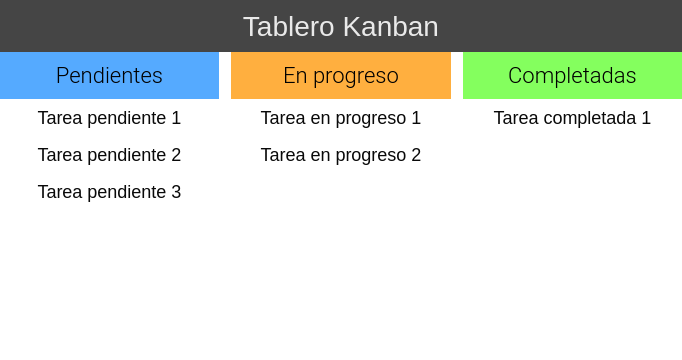
<?xml version="1.0" encoding="UTF-8"?>
<ui version="4.0">
 <class>MainWindow</class>
 <widget class="QMainWindow" name="MainWindow">
  <property name="geometry">
   <rect>
    <x>0</x>
    <y>0</y>
    <width>682</width>
    <height>360</height>
   </rect>
  </property>
  <property name="windowTitle">
   <string>Gestor de tareas Kanban</string>
  </property>
  <property name="styleSheet">
   <string notr="true">QMainWindow {
background-color: white;
}

QListWidget{
border: 0;
outline: 0;  /* Desactiva un outline dotted que hay por defecto*/
color: #090909;
font-size: 18px;
font-weight: 300;
background-color: white;
padding: 0px;
}

QLabel {
padding: 10px;
font-size: 22px;
font-weight: 300;
}

QListWidget::item { 
padding: 0px;
padding-top: 8px;
padding-bottom: 8px;
background-color: white;
}

QListWidget::item:hover {
padding: 0px;
background-color: rgb(255, 235, 12);
padding-top: 8px;
padding-bottom: 8px;
color: black;
}

QListWidget::item:selected {
padding: 0px;
padding-top: 8px;
padding-bottom: 8px;
color: black;
}

/* Items impares con fondo gris
QListWidget {
padding: 0px;
background-color: #DDDDDD;
padding-top: 8px;
padding-bottom: 8px;
color: black;
}*/</string>
  </property>
  <widget class="QWidget" name="centralwidget">
   <property name="styleSheet">
    <string notr="true"/>
   </property>
   <layout class="QGridLayout" name="gridLayout">
    <property name="leftMargin">
     <number>0</number>
    </property>
    <property name="topMargin">
     <number>0</number>
    </property>
    <property name="rightMargin">
     <number>0</number>
    </property>
    <property name="bottomMargin">
     <number>0</number>
    </property>
    <property name="horizontalSpacing">
     <number>12</number>
    </property>
    <property name="verticalSpacing">
     <number>0</number>
    </property>
    <item row="1" column="2">
     <widget class="QLabel" name="label_Completadas">
      <property name="font">
       <font>
        <family>Roboto Light</family>
        <pointsize>-1</pointsize>
        <italic>false</italic>
        <bold>false</bold>
       </font>
      </property>
      <property name="styleSheet">
       <string notr="true">background-color: rgb(132, 255, 94);</string>
      </property>
      <property name="text">
       <string>Completadas</string>
      </property>
      <property name="alignment">
       <set>Qt::AlignCenter</set>
      </property>
     </widget>
    </item>
    <item row="1" column="1">
     <widget class="QLabel" name="label_EnProgreso">
      <property name="font">
       <font>
        <family>Roboto Light</family>
        <pointsize>-1</pointsize>
        <italic>false</italic>
        <bold>false</bold>
       </font>
      </property>
      <property name="styleSheet">
       <string notr="true">background-color: #FFAF3F;</string>
      </property>
      <property name="text">
       <string>En progreso</string>
      </property>
      <property name="alignment">
       <set>Qt::AlignCenter</set>
      </property>
     </widget>
    </item>
    <item row="1" column="0">
     <widget class="QLabel" name="label_Pendientes">
      <property name="font">
       <font>
        <family>Roboto Light</family>
        <pointsize>-1</pointsize>
        <italic>false</italic>
        <bold>false</bold>
       </font>
      </property>
      <property name="styleSheet">
       <string notr="true">background-color: rgb(85, 170, 255)</string>
      </property>
      <property name="text">
       <string>Pendientes</string>
      </property>
      <property name="alignment">
       <set>Qt::AlignCenter</set>
      </property>
     </widget>
    </item>
    <item row="2" column="1">
     <widget class="QListWidget" name="lista_EnProgreso">
      <property name="styleSheet">
       <string notr="true"/>
      </property>
      <property name="wordWrap">
       <bool>true</bool>
      </property>
      <item>
       <property name="text">
        <string>Tarea en progreso 1</string>
       </property>
       <property name="textAlignment">
        <set>AlignCenter</set>
       </property>
      </item>
      <item>
       <property name="text">
        <string>Tarea en progreso 2</string>
       </property>
       <property name="textAlignment">
        <set>AlignCenter</set>
       </property>
      </item>
     </widget>
    </item>
    <item row="2" column="0">
     <widget class="QListWidget" name="lista_Pendientes">
      <property name="font">
       <font>
        <pointsize>-1</pointsize>
        <bold>false</bold>
       </font>
      </property>
      <property name="styleSheet">
       <string notr="true"/>
      </property>
      <property name="wordWrap">
       <bool>true</bool>
      </property>
      <item>
       <property name="text">
        <string>Tarea pendiente 1</string>
       </property>
       <property name="textAlignment">
        <set>AlignCenter</set>
       </property>
      </item>
      <item>
       <property name="text">
        <string>Tarea pendiente 2</string>
       </property>
       <property name="textAlignment">
        <set>AlignCenter</set>
       </property>
      </item>
      <item>
       <property name="text">
        <string>Tarea pendiente 3</string>
       </property>
       <property name="textAlignment">
        <set>AlignCenter</set>
       </property>
      </item>
     </widget>
    </item>
    <item row="2" column="2">
     <widget class="QListWidget" name="lista_Completadas">
      <property name="styleSheet">
       <string notr="true"/>
      </property>
      <property name="wordWrap">
       <bool>true</bool>
      </property>
      <item>
       <property name="text">
        <string>Tarea completada 1</string>
       </property>
       <property name="textAlignment">
        <set>AlignCenter</set>
       </property>
      </item>
     </widget>
    </item>
    <item row="0" column="0" colspan="3">
     <widget class="QLabel" name="label_Titulo">
      <property name="styleSheet">
       <string notr="true">font-size: 28px;
background-color: rgb(69, 69, 69);
color: #e9e9e9;</string>
      </property>
      <property name="text">
       <string>Tablero Kanban</string>
      </property>
      <property name="alignment">
       <set>Qt::AlignCenter</set>
      </property>
     </widget>
    </item>
   </layout>
  </widget>
 </widget>
 <resources/>
 <connections/>
</ui>
